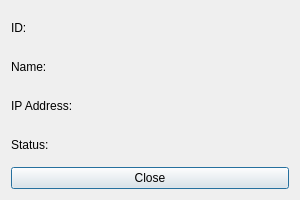
<?xml version="1.0" encoding="UTF-8"?>
<ui version="4.0">
 <class>RetrieveDialog</class>
 <widget class="QDialog" name="RetrieveDialog">
  <property name="geometry">
   <rect><x>0</x><y>0</y><width>300</width><height>200</height></rect>
  </property>
  <property name="windowTitle">
   <string>Retrieve Camera</string>
  </property>
  <layout class="QVBoxLayout" name="verticalLayout">
   <item><widget class="QLabel" name="lblId"><property name="text"><string>ID:</string></property></widget></item>
   <item><widget class="QLabel" name="lblName"><property name="text"><string>Name:</string></property></widget></item>
   <item><widget class="QLabel" name="lblIp"><property name="text"><string>IP Address:</string></property></widget></item>
   <item><widget class="QLabel" name="lblStatus"><property name="text"><string>Status:</string></property></widget></item>
   <item>
    <widget class="QPushButton" name="btnClose">
     <property name="text"><string>Close</string></property>
    </widget>
   </item>
  </layout>
 </widget>
 <resources/>
 <connections/>
</ui>
